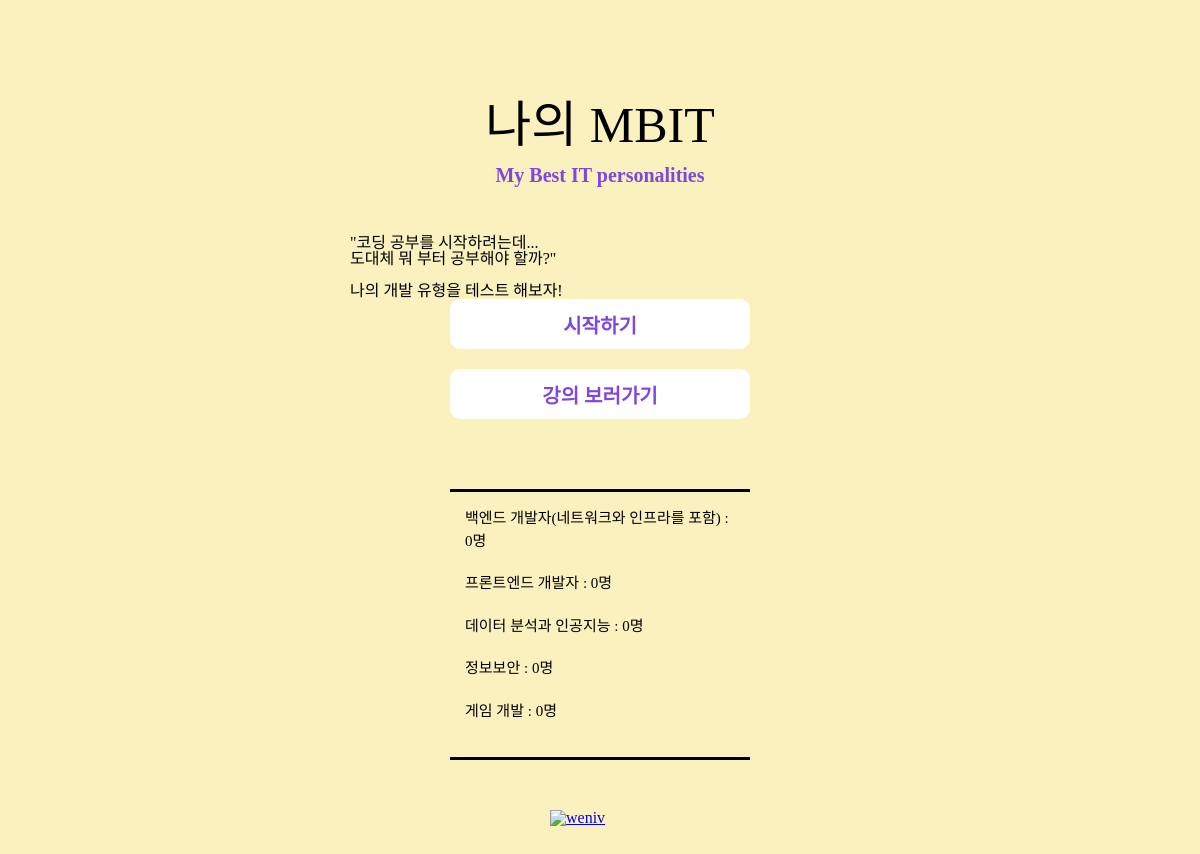
The app's page /, older data.
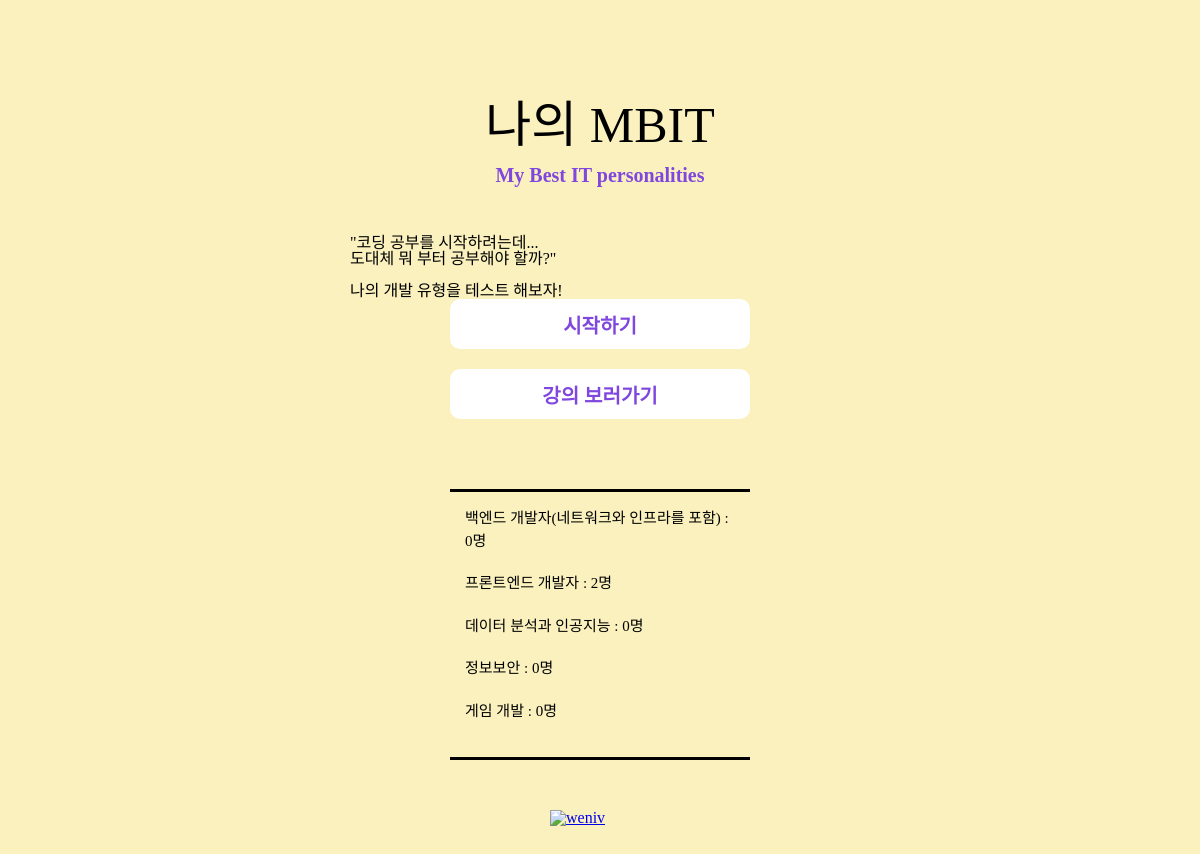
The same page, newer data.
### main/models.py (models this page shows, shortened)
class Developer(models.Model):
    name = models.CharField(max_length=50)
    count = models.IntegerField(default=0)

### main/views.py (the view)
# urls.py: path('', views.index),
def index(request):
    developers = Developer.objects.all()
    context = {
        'developers' : developers,
    }
    return render(request, 'index.html', context=context)

### main/templates/index.html (shortened to what this page needs)
{% load static %}
<!DOCTYPE html>
<html lang="en">
<head>
    <link rel="stylesheet" type="text/css" href="{% static 'css/reset.css' %}">
    <link rel="stylesheet" type="text/css" href="{% static 'css/style.css' %}">
</head>
<body>
    <section id="main_contents">
        <div class="wrapper">
            <div class="title">
                <h3 class="main_title">나의 MBIT</h3>
                <h3 class="sub_title">My Best IT personalities</h3>
            </div>
            <div class="explain">
                <p>
                    "코딩 공부를 시작하려는데...<br>
                    도대체 뭐 부터 공부해야 할까?"<br><br>
                    나의 개발 유형을 테스트 해보자!
                </p>
            </div>
            <div class="buttons">
                <a href="/form/">
                    <button class="start" type="button">시작하기</button>
                </a>
                <a href="http://www.paullab.co.kr/curriculum.html" target="_blank">
                    <button class="lecture">강의 보러가기</button>
                </a>
            </div>
            <div class="result_data">
                <div class="data_wrap">
                    <ul>
                        {% for developer in developers %}
                            <li>{{ developer.name }} : {{ developer.count }}명</li>
                        {% endfor %}
                    </ul>
                </div>
            </div>
            <div class="weniv">
                <a href="http://www.paullab.co.kr">
                    <img src="{% static 'image/weniv_text_logo.png' %}" alt="weniv">
                </a>
            </div>
        </div>
    </section>
</body>
</html>

Row changes from the older to the newer data that the page shows:
changed Developer "프론트엔드 개발자": count "0" → "2"
